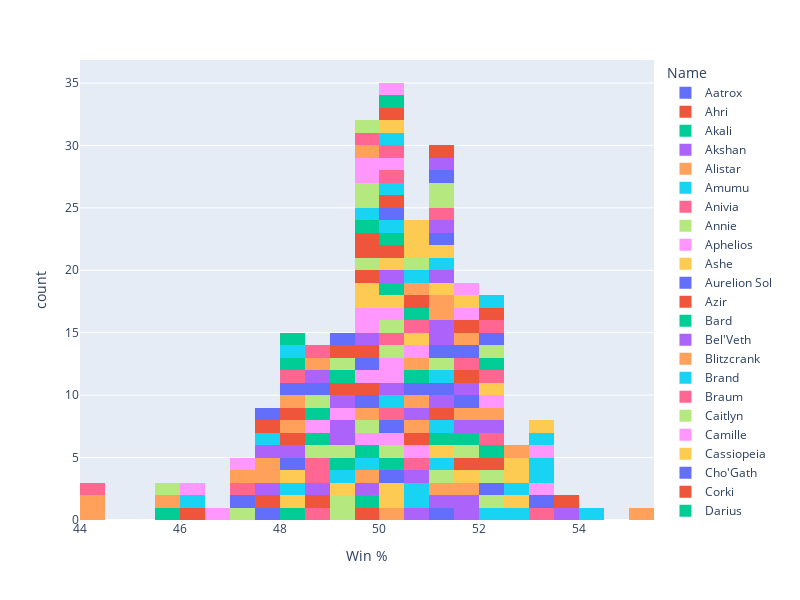

This figure's notebook cell:
### Code cell
# Distribuition of win percentage
px.histogram(df,'Win %', color='Name', width=800 , height=600)
